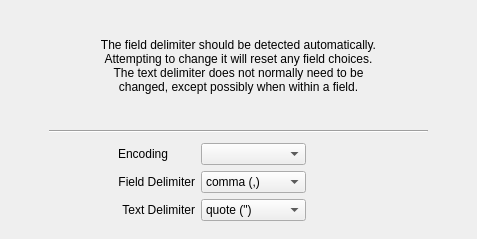
<?xml version="1.0" encoding="UTF-8"?>
<ui version="4.0">
 <class>SeparatorPage</class>
 <widget class="QWidget" name="SeparatorPage">
  <property name="geometry">
   <rect>
    <x>0</x>
    <y>0</y>
    <width>477</width>
    <height>239</height>
   </rect>
  </property>
  <property name="sizePolicy">
   <sizepolicy hsizetype="Expanding" vsizetype="Expanding">
    <horstretch>0</horstretch>
    <verstretch>0</verstretch>
   </sizepolicy>
  </property>
  <property name="windowTitle">
   <string>Separator Wizard Page</string>
  </property>
  <layout class="QHBoxLayout" name="horizontalLayout_2" stretch="1,10,1">
   <item>
    <spacer name="leftSpacer">
     <property name="orientation">
      <enum>Qt::Horizontal</enum>
     </property>
     <property name="sizeHint" stdset="0">
      <size>
       <width>40</width>
       <height>20</height>
      </size>
     </property>
    </spacer>
   </item>
   <item>
    <layout class="QVBoxLayout" name="verticalLayout" stretch="30,1,1,1,1,2">
     <item>
      <widget class="QLabel" name="label">
       <property name="text">
        <string>The field delimiter should be detected automatically.
Attempting to change it will reset any field choices.
The text delimiter does not normally need to be
changed, except possibly when within a field.</string>
       </property>
       <property name="alignment">
        <set>Qt::AlignCenter</set>
       </property>
       <property name="wordWrap">
        <bool>true</bool>
       </property>
      </widget>
     </item>
     <item>
      <spacer name="verticalSpacer_2">
       <property name="orientation">
        <enum>Qt::Vertical</enum>
       </property>
       <property name="sizeHint" stdset="0">
        <size>
         <width>371</width>
         <height>3</height>
        </size>
       </property>
      </spacer>
     </item>
     <item>
      <widget class="Line" name="line">
       <property name="orientation">
        <enum>Qt::Horizontal</enum>
       </property>
      </widget>
     </item>
     <item>
      <spacer name="verticalSpacer_3">
       <property name="orientation">
        <enum>Qt::Vertical</enum>
       </property>
       <property name="sizeHint" stdset="0">
        <size>
         <width>371</width>
         <height>3</height>
        </size>
       </property>
      </spacer>
     </item>
     <item>
      <layout class="QHBoxLayout" name="horizontalLayout" stretch="20,50,35">
       <item>
        <spacer name="horizontalSpacer">
         <property name="orientation">
          <enum>Qt::Horizontal</enum>
         </property>
         <property name="sizeHint" stdset="0">
          <size>
           <width>13</width>
           <height>13</height>
          </size>
         </property>
        </spacer>
       </item>
       <item>
        <layout class="QGridLayout" name="gridLayout" columnstretch="10,10">
         <item row="1" column="0">
          <widget class="QLabel" name="labelSet_fieldDelim">
           <property name="text">
            <string>Field Delimiter</string>
           </property>
           <property name="alignment">
            <set>Qt::AlignRight|Qt::AlignTrailing|Qt::AlignVCenter</set>
           </property>
          </widget>
         </item>
         <item row="1" column="1">
          <widget class="QComboBox" name="m_fieldDelimiter">
           <property name="sizePolicy">
            <sizepolicy hsizetype="Preferred" vsizetype="Preferred">
             <horstretch>0</horstretch>
             <verstretch>0</verstretch>
            </sizepolicy>
           </property>
           <item>
            <property name="text">
             <string>comma (,)</string>
            </property>
           </item>
           <item>
            <property name="text">
             <string>semiColon (;)</string>
            </property>
           </item>
           <item>
            <property name="text">
             <string>colon (:)</string>
            </property>
           </item>
           <item>
            <property name="text">
             <string>tab (\t)</string>
            </property>
           </item>
          </widget>
         </item>
         <item row="2" column="0">
          <widget class="QLabel" name="labelSet_textDelim">
           <property name="accessibleName">
            <string comment="punctuation mark used as field delimiter" extracomment="punctuation mark used as field delimiter"/>
           </property>
           <property name="text">
            <string comment="punctuation mark used as field delimiter">Text Delimiter</string>
           </property>
           <property name="alignment">
            <set>Qt::AlignRight|Qt::AlignTrailing|Qt::AlignVCenter</set>
           </property>
          </widget>
         </item>
         <item row="2" column="1">
          <widget class="QComboBox" name="m_textDelimiter">
           <property name="sizePolicy">
            <sizepolicy hsizetype="Preferred" vsizetype="Preferred">
             <horstretch>0</horstretch>
             <verstretch>0</verstretch>
            </sizepolicy>
           </property>
           <property name="toolTip">
            <string>Select field delimiter/separator character.
This will reset any existing field choices.</string>
           </property>
           <item>
            <property name="text">
             <string>quote (")</string>
            </property>
           </item>
           <item>
            <property name="text">
             <string>apostrophe (')</string>
            </property>
           </item>
          </widget>
         </item>
         <item row="0" column="1">
          <widget class="QComboBox" name="m_encoding"/>
         </item>
         <item row="0" column="0">
          <widget class="QLabel" name="lblEncoding">
           <property name="text">
            <string>Encoding</string>
           </property>
          </widget>
         </item>
        </layout>
       </item>
       <item>
        <spacer name="horizontalSpacer_2">
         <property name="orientation">
          <enum>Qt::Horizontal</enum>
         </property>
         <property name="sizeHint" stdset="0">
          <size>
           <width>13</width>
           <height>13</height>
          </size>
         </property>
        </spacer>
       </item>
      </layout>
     </item>
     <item>
      <spacer name="verticalSpacer_low">
       <property name="orientation">
        <enum>Qt::Vertical</enum>
       </property>
       <property name="sizeHint" stdset="0">
        <size>
         <width>20</width>
         <height>40</height>
        </size>
       </property>
      </spacer>
     </item>
    </layout>
   </item>
   <item>
    <spacer name="rightSpacer">
     <property name="orientation">
      <enum>Qt::Horizontal</enum>
     </property>
     <property name="sizeHint" stdset="0">
      <size>
       <width>40</width>
       <height>20</height>
      </size>
     </property>
    </spacer>
   </item>
  </layout>
 </widget>
 <tabstops>
  <tabstop>m_encoding</tabstop>
  <tabstop>m_fieldDelimiter</tabstop>
  <tabstop>m_textDelimiter</tabstop>
 </tabstops>
 <resources/>
 <connections/>
</ui>
